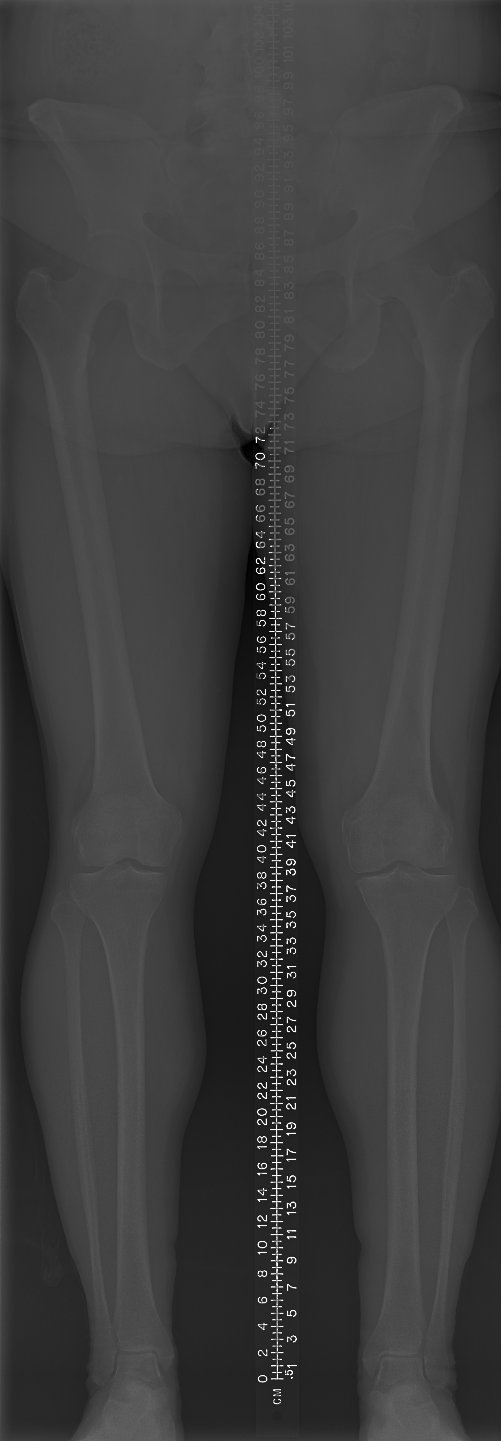
#> input picture data/raw/01924704_1x1.jpg, 501 x 1441 px; its folder holds only this picture in this run
$ python preprocessing.py
#> lines starting #> are read from the running program, lines starting #| are printed output that depends on the picture
import cv2 as cv
import os


def resize_with_pad(img, target_size, rgb=False):
    """resize the image by padding at borders.
    Params:
        img: image to be resized, read by cv2.imread()
        target_size: a tuple shows the image size after padding.
        For example, a tuple could be like (width, height)
    Returns:
        image: resized image with padding
    refer to
    https://stackoverflow.com/questions/43391205/add-padding-to-images-to-get-them-into-the-same-shape
    """
    img_size = (img.shape[1], img.shape[0])
    d_w = target_size[0] - img_size[0]
    d_h = target_size[1] - img_size[1]
    top, bottom = d_h // 2, d_h - (d_h // 2)
    left, right = d_w // 2, d_w - (d_w // 2)
    # rgb image default read by cv2, with BGR channels
    if rgb:
        pad_image = cv.copyMakeBorder(img, top, bottom, left, right, cv.BORDER_CONSTANT, value=(255, 0, 0))
    else:
        pad_image = cv.copyMakeBorder(img, top, bottom, left, right, cv.BORDER_CONSTANT)
    return pad_image


def preprocessing(input_path, side="right"):
    '''
    preprocessing raw image for network training/inference
    :param input_path: The path of the raw images
    :param side: crop the image with right or left side
    :return: preprocessed image
    '''
#> called with input_path = '../data/raw/', side = 'right'
    img_names = os.listdir(input_path)
    for img_name in img_names:
        # read image
        img_path = os.path.join(input_path, img_name)
        img = cv.imread(img_path, cv.IMREAD_GRAYSCALE)
#> img is the input picture: shape (1441, 501); min 0, max 255, mean 61.6
        h, w = img.shape
#> h = 1441; w = 501
        img = cv.resize(img, (256, int(h * 256 / w)))
#> img: shape (736, 256)
        # cropped the image to half, with unilateral limb
        if side == "right":
            cropped_img = img[:, :128]
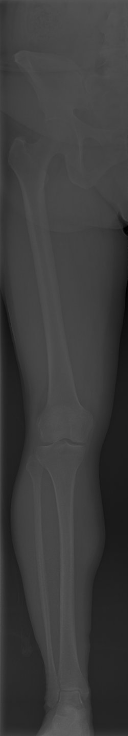
#> cropped_img: shape (736, 128); min 0, max 100, mean 60.2
        else:
            cropped_img = img[:, 128:]
            cropped_img = cv.flip(cropped_img, 1)

        img = resize_with_pad(cropped_img, (128, 1024))
#> in resize_with_pad, `pad_image = cv.copyMakeBorder(img, top, bottom, left, right, cv.BORDER..`:
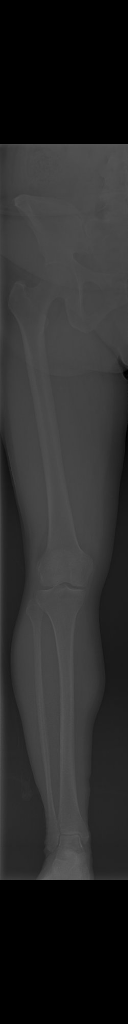
#> pad_image: shape (1024, 128); min 0, max 100, mean 43.3
        # image enhancement
        clahe = cv.createCLAHE(clipLimit=1.0, tileGridSize=(8, 8))
        img = clahe.apply(img)
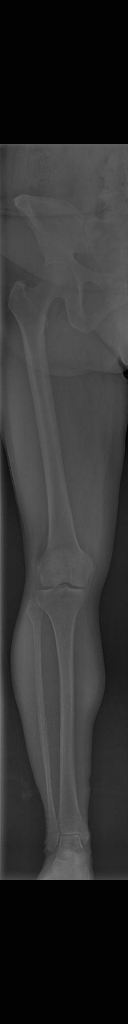
#> img: shape (1024, 128); min 1, max 119, mean 50.2
        # [4 lines of commented-out code are left out]
        img_out_path = os.path.join(output_path, img_name)
        cv.imwrite(img_out_path, img)


if __name__ == '__main__':
    input_path = "../data/raw/"
    output_path = "../data/preprocessed/images"
    preprocessing(input_path, side="right")

$ run again, on data/raw/01987604_1x1.jpg
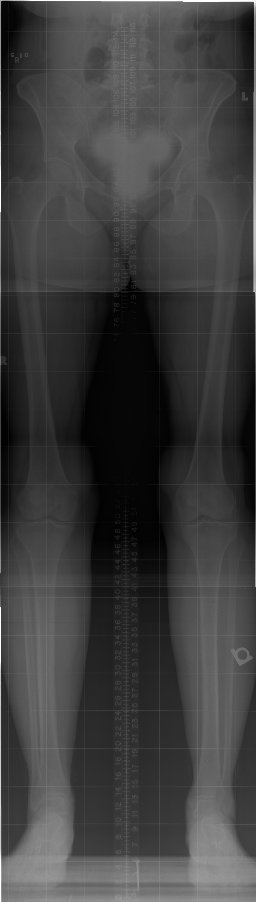
#> input picture data/raw/01987604_1x1.jpg, 256 x 902 px
#> in preprocessing, img is the input picture: shape (902, 256); min 0, max 255, mean 62.2
#> in preprocessing, `cropped_img = img[:, :128]`:
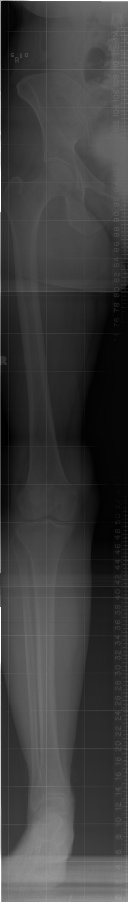
#> cropped_img: shape (902, 128); min 0, max 255, mean 61.5
#> in preprocessing, `img = clahe.apply(img)`:
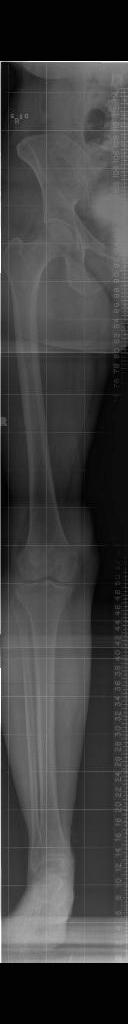
#> img: shape (1024, 128); min 1, max 255, mean 64.7

$ run again, on data/raw/01924904_1x1.jpg
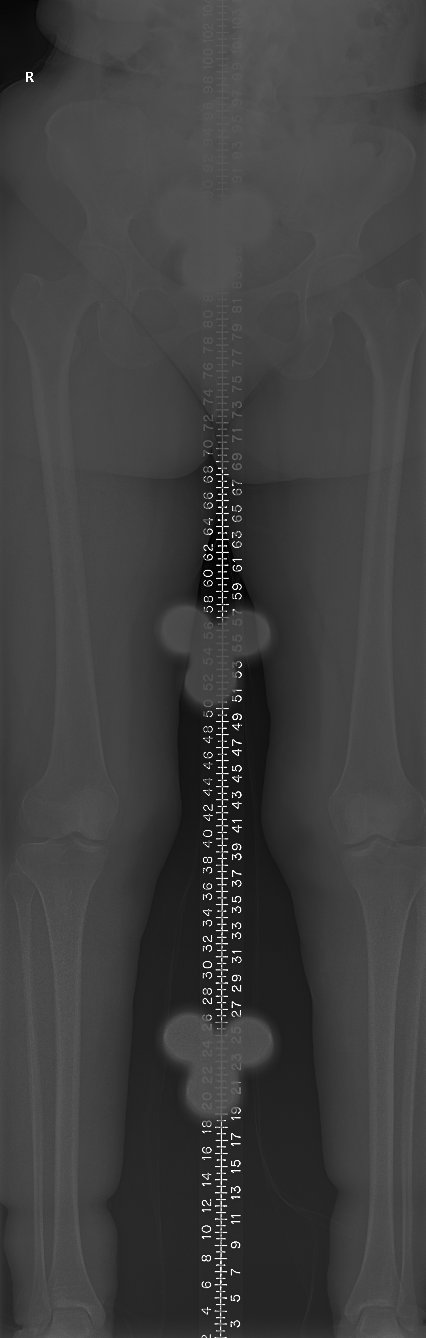
#> input picture data/raw/01924904_1x1.jpg, 426 x 1338 px
#> in preprocessing, img is the input picture: shape (1338, 426); min 0, max 255, mean 63.5
#> in preprocessing, `cropped_img = img[:, :128]`:
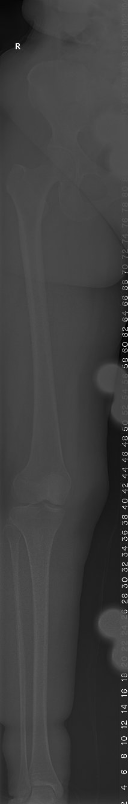
#> cropped_img: shape (804, 128); min 0, max 255, mean 63.3
#> in preprocessing, `img = clahe.apply(img)`:
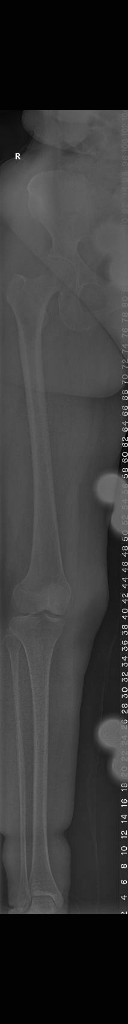
#> img: shape (1024, 128); min 1, max 255, mean 57.4

$ run again, on data/raw/01969704_1x1.jpg
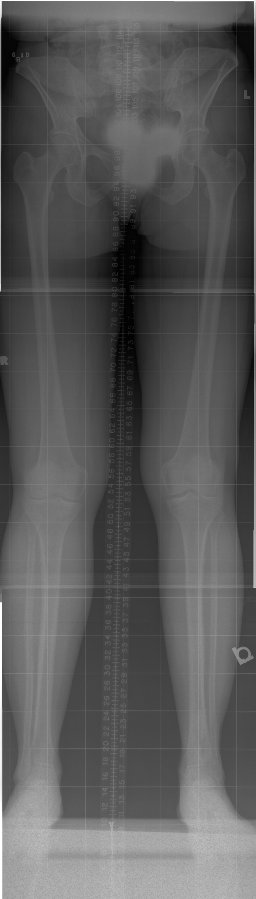
#> input picture data/raw/01969704_1x1.jpg, 256 x 899 px
#> in preprocessing, img is the input picture: shape (899, 256); min 0, max 255, mean 90.4
#> in preprocessing, `cropped_img = img[:, :128]`:
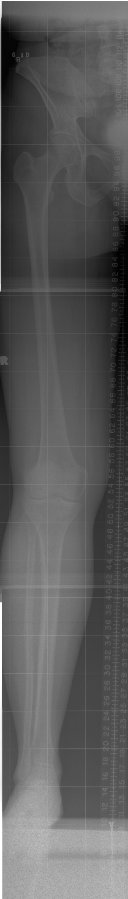
#> cropped_img: shape (899, 128); min 0, max 255, mean 91.5
#> in preprocessing, `img = clahe.apply(img)`:
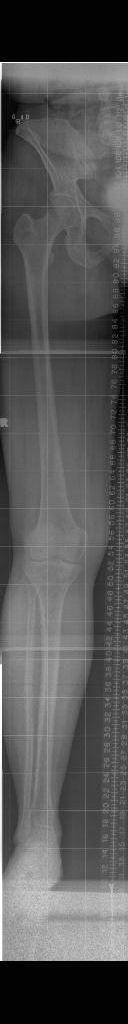
#> img: shape (1024, 128); min 2, max 255, mean 87.6
